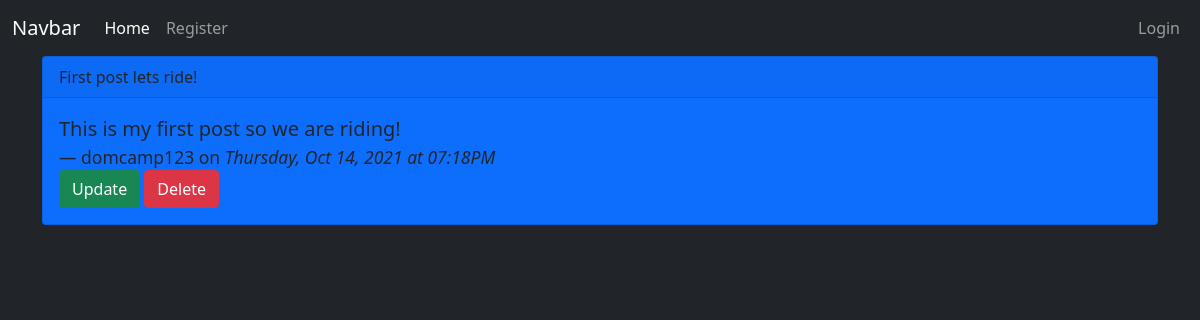
The page /posts/7 on the database as committed earlier.
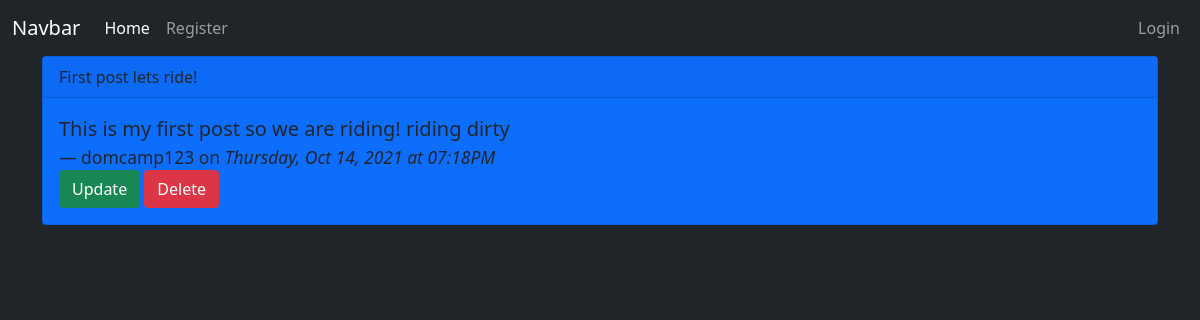
The same page on the database as committed later.
### app/models.py (models this page shows, shortened)
class Post(db.Model):
    id = db.Column(db.Integer, primary_key=True)
    title = db.Column(db.String(200))
    content = db.Column(db.String(300))
    date_created = db.Column(db.DateTime, nullable=False, default=datetime.utcnow)
    user_id = db.Column(db.Integer, db.ForeignKey('user.id'), nullable=False)

### app/routes.py (the view)
@app.route('/posts/<int:post_id>')
def post_detail(post_id):
    post = Post.query.get_or_404(post_id)
    return render_template('post_detail.html', post=post)

### app/templates/post_detail.html (shortened to what this page needs)
{% extends 'base.html' %}
{% block content %}
<div class="card bg-primary text-dark">
    <div class="card-header">
    {{ post.title }}
    </div>
    <div class="card-body">
        <blockquote class="blockquote mb-0">
            <p>{{ post.content }}</p>
            <footer class="blockquote-footer text-dark">{{ post.author.username }} on <cite title="Source Title">
                {{ post.date_created.strftime('%A, %b %d, %Y at %I:%M%p') }}
            </cite></footer>
        </blockquote>
        <a href="{{ url_for('post_update', post_id=post.id) }}" class="btn btn-success">Update</a>
            <button type="button" class="btn btn-danger" data-bs-toggle="modal" data-bs-target="#deleteModal">
                Delete
            </button>
    </div>
</div>
{% endblock content %}

Rows that differ between the two databases and show on the page:
changed Post "First post lets ride!": content "This is my first post so we are riding!" → "This is my first post so we are riding! riding dirty"
